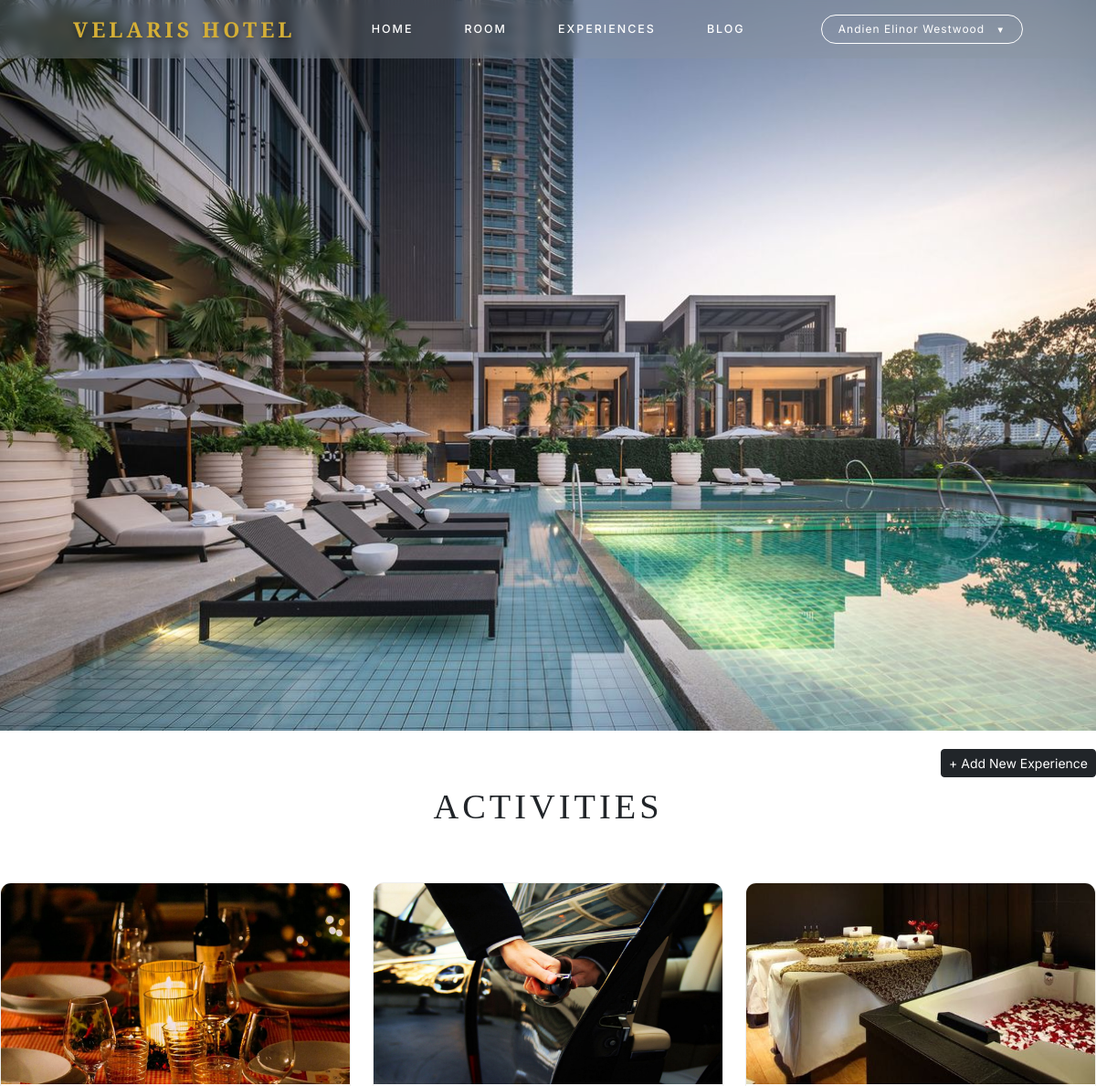
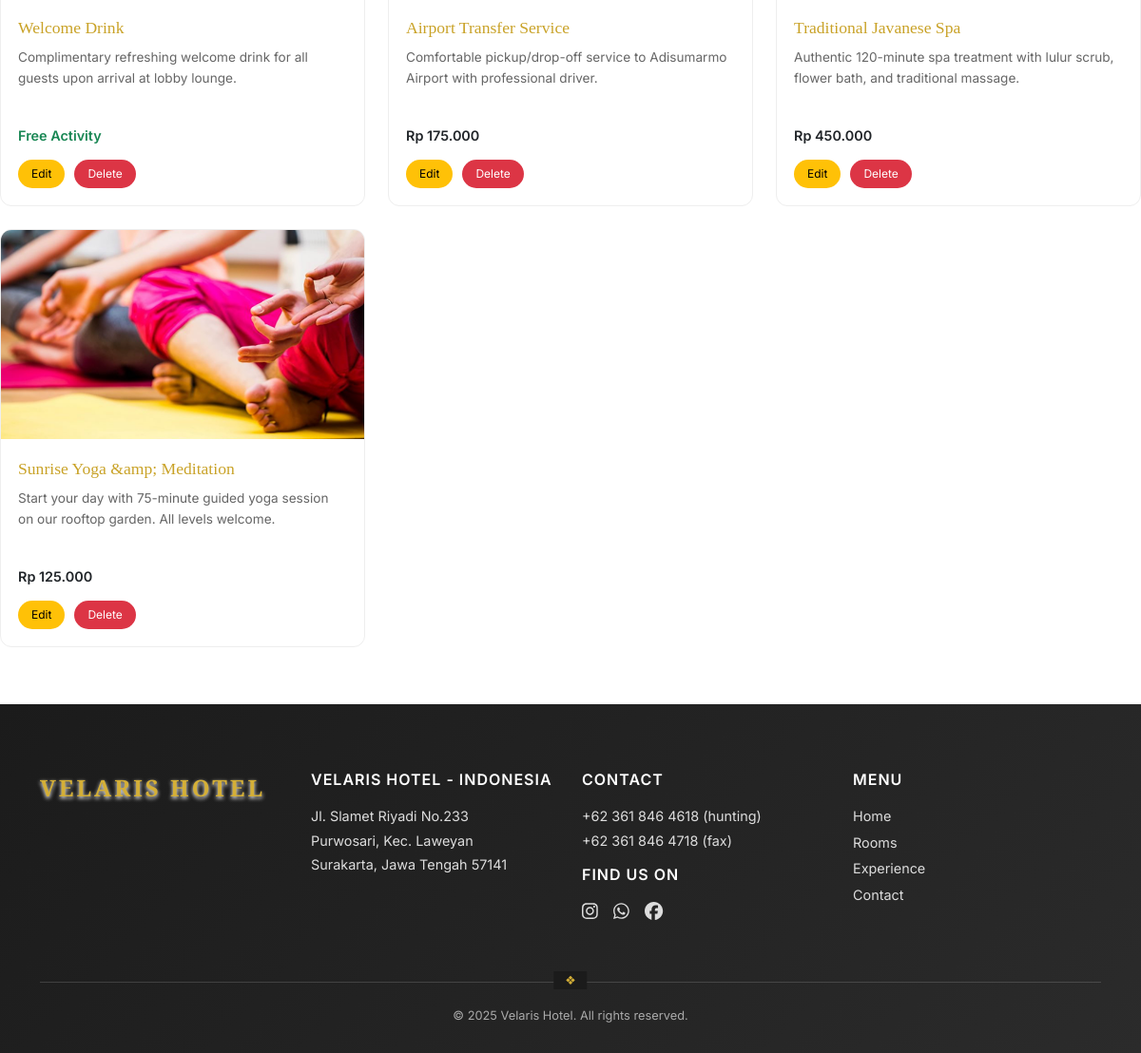
The app's page /admin/experiences/index.php (signed in) with its own data (2 pictures, top to bottom).
### tables this page shows
CREATE TABLE `experiences` (
  `id_experience` int(11) NOT NULL,
  `nama_aktivitas` varchar(100) NOT NULL,
  `deskripsi` text DEFAULT NULL,
  `harga` decimal(10,2) NOT NULL DEFAULT 0.00,
  `foto` varchar(255) DEFAULT NULL
);

### config/database.php (called while the page is built, shortened)
<?php
class Koneksi {
    private $host = "127.0.0.1";
    private $user = "root";
    private $pass = "";
    private $db   = "db_velarishotel";
    private $port = 3306;
    function getKoneksi() {
        $this->conn = mysqli_connect(
            $this->host,
            $this->user,
            $this->pass,
            $this->db,
            $this->port
        );
        mysqli_set_charset($this->conn, "utf8mb4");
        return $this->conn;
    }
}
$database = new Koneksi();
$conn = $database->getKoneksi();
function query($sql) {
    global $conn;
    $result = mysqli_query($conn, $sql);
    return $result;
}
function fetch_all($sql) {
    $result = query($sql);
    $data = [];
    if ($result && mysqli_num_rows($result) > 0) {
        while ($row = mysqli_fetch_assoc($result)) {
            $data[] = $row;
        }
    }
    return $data;
}
?>

### config/functions.php (called while the page is built, shortened)
<?php
function format_rupiah($angka) {
    return 'Rp ' . number_format($angka, 0, ',', '.');
}
?>

### admin/experiences/index.php (the view, shortened to what this page needs)
<section style="
    height:100vh;
    position:relative;
">
    <img src="/uaspemweb/VELARIS_HOTEL/uploads/experiences/pool.jpg"
         style="
            width:100%;
            height:100%;
            object-fit:cover;
         ">
</section>
<?php
require_once '../../config/database.php';
require_once '../../config/functions.php';
require_once '../includes/header.php';
$experiences = fetch_all("SELECT * FROM experiences ORDER BY id_experience DESC");
?>
<div class="activities-wrapper position-relative">
    <h2 class="activities-title">ACTIVITIES</h2>
    <a href="create.php" class="btn btn-dark btn-sm btn-add">
        + Add New Experience
    </a>
    <div class="row g-4">
        <?php foreach ($experiences as $exp): ?>
            <div class="col-md-4">
                <div class="activity-card">
                    <?php if ($exp['foto']): ?>
                        <img src="../../uploads/experiences/<?= htmlspecialchars($exp['foto']); ?>"
                             class="activity-img">
                    <?php else: ?>
                        <img src="../../assets/img/no-image.jpg" class="activity-img">
                    <?php endif; ?>
                    <div class="activity-body">
                        <div class="activity-name">
                            <?= htmlspecialchars($exp['nama_aktivitas']); ?>
                        </div>
                        <div class="activity-desc">
                            <?= strlen($exp['deskripsi']) > 100
                                ? substr(strip_tags($exp['deskripsi']),0,100).'...'
                                : strip_tags($exp['deskripsi']); ?>
                        </div>
                        <div class="activity-price <?= $exp['harga'] == 0 ? 'free' : '' ?>">
                            <?= $exp['harga'] > 0
                                ? format_rupiah($exp['harga'])
                                : 'Free Activity'; ?>
                        </div>
                        <div class="activity-actions">
                            <a href="edit.php?id=<?= $exp['id_experience']; ?>" class="btn-edit">
                                Edit
                            </a>
                            <button onclick="deleteExperience(<?= $exp['id_experience']; ?>)"
                                    class="btn-delete">
                                Delete
                            </button>
                        </div>
                    </div>
                </div>
            </div>
        <?php endforeach; ?>
    </div>
</div>
<?php require_once '../includes/footer.php'; ?>

### admin/includes/header.php (style rules this page uses)
:root { --gold:#d4af37; --header-h:64px; }
body { margin:0; font-family:'Inter',sans-serif; }

### admin/experiences/index.php (style rules this page uses)
.activities-wrapper { max-width: 1200px; margin: 60px auto; }
.activities-title { text-align: center; font-family: 'Cinzel', serif; font-size: 2.4rem; letter-spacing: 4px; margin-bottom: 60px; }
.activity-card { border: 1px solid #eee; border-radius: 12px; overflow: hidden; background: #fff; transition: 0.3s; height: 100%; }
.activity-img { width: 100%; height: 220px; object-fit: cover; }
.activity-body { padding: 18px; }
.activity-name { font-family: 'Cinzel', serif; font-size: 1.1rem; color: #c9a227; margin-bottom: 8px; }
.activity-desc { font-size: 0.85rem; color: #666; line-height: 1.6; min-height: 70px; }
.activity-price { margin-top: 12px; font-size: 0.9rem; font-weight: 600; }
.activity-price.free { color: #198754; }
.activity-actions { margin-top: 14px; display: flex; gap: 10px; }
.activity-actions a, .activity-actions button { font-size: 0.75rem; padding: 6px 14px; border-radius: 20px; border: none; text-decoration: none; }
.btn-edit { background: #ffc107; color: #000; }
.btn-delete { background: #dc3545; color: #fff; }
.btn-add { position: absolute; right: 0; top: -40px; }

### records on screen
experiences: foto (picture), nama_aktivitas "Welcome Drink", deskripsi "Complimentary refreshing welcome drink for all guests upon arrival at lobby lounge.", harga "Free Activity"
experiences: foto (picture), nama_aktivitas "Airport Transfer Service", deskripsi "Comfortable pickup/drop-off service to Adisumarmo Airport with professional driver.", harga "Rp 175.000"
experiences: foto (picture), nama_aktivitas "Traditional Javanese Spa", deskripsi "Authentic 120-minute spa treatment with lulur scrub, flower bath, and traditional massage.", harga "Rp 450.000"
experiences: foto (picture), nama_aktivitas "Sunrise Yoga &amp; Meditation", deskripsi "Start your day with 75-minute guided yoga session on our rooftop garden. All levels welcome.", harga "Rp 125.000"

### other values on screen
$_SESSION['nama_lengkap'] "Andien Elinor Westwood"
